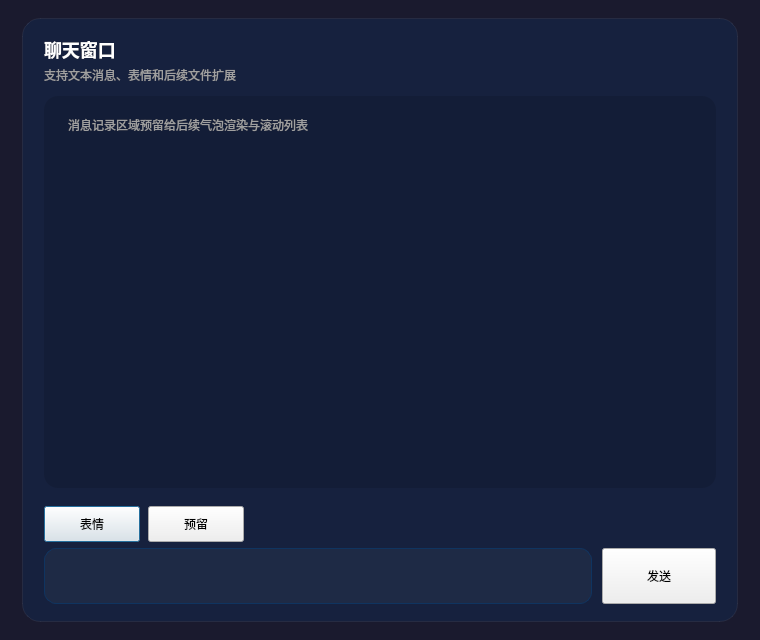
<?xml version="1.0" encoding="UTF-8"?>
<ui version="4.0">
 <class>ChatDialog</class>
 <widget class="QDialog" name="ChatDialog">
  <property name="geometry">
   <rect>
    <x>0</x>
    <y>0</y>
    <width>760</width>
    <height>640</height>
   </rect>
  </property>
  <property name="minimumSize">
   <size>
    <width>680</width>
    <height>560</height>
   </size>
  </property>
  <property name="windowTitle">
   <string>LanChat 聊天</string>
  </property>
  <property name="styleSheet">
   <string notr="true">QDialog#ChatDialog {
    background: #1a1a2e;
}
QFrame#frameChatShell {
    background: #16213e;
    border: 1px solid rgba(255,255,255,0.06);
    border-radius: 18px;
}
QFrame#frameMessageArea {
    background: rgba(0,0,0,0.12);
    border-radius: 14px;
}
QLabel#labelChatTitle {
    color: #ffffff;
    font-size: 18px;
    font-weight: bold;
}
QLabel#labelChatMeta, QLabel#labelHint {
    color: #a0a0a0;
}
QTextEdit#textEdit {
    background: #1e2a45;
    color: #e0e0e0;
    border: 1px solid #0f3460;
    border-radius: 12px;
    padding: 10px 12px;
}
QPushButton#pushButton_send {
    min-height: 40px;
}
QPushButton#pushButton_brow, QPushButton#pushButton_2 {
    min-height: 34px;
    min-width: 90px;
}
</string>
  </property>
  <widget class="QFrame" name="frameChatShell">
   <property name="geometry">
    <rect>
     <x>22</x>
     <y>18</y>
     <width>716</width>
     <height>604</height>
    </rect>
   </property>
   <widget class="QLabel" name="labelChatTitle">
    <property name="geometry">
     <rect>
      <x>22</x>
      <y>18</y>
      <width>260</width>
      <height>26</height>
     </rect>
    </property>
    <property name="text">
     <string>聊天窗口</string>
    </property>
   </widget>
   <widget class="QLabel" name="labelChatMeta">
    <property name="geometry">
     <rect>
      <x>22</x>
      <y>48</y>
      <width>420</width>
      <height>18</height>
     </rect>
    </property>
    <property name="text">
     <string>支持文本消息、表情和后续文件扩展</string>
    </property>
   </widget>
   <widget class="QFrame" name="frameMessageArea">
    <property name="geometry">
     <rect>
      <x>22</x>
      <y>78</y>
      <width>672</width>
      <height>392</height>
     </rect>
    </property>
    <widget class="QLabel" name="labelHint">
     <property name="geometry">
      <rect>
       <x>24</x>
       <y>20</y>
       <width>460</width>
       <height>18</height>
      </rect>
     </property>
     <property name="text">
      <string>消息记录区域预留给后续气泡渲染与滚动列表</string>
     </property>
    </widget>
   </widget>
   <widget class="QPushButton" name="pushButton_brow">
    <property name="geometry">
     <rect>
      <x>22</x>
      <y>488</y>
      <width>96</width>
      <height>34</height>
     </rect>
    </property>
    <property name="text">
     <string>表情</string>
    </property>
   </widget>
   <widget class="QPushButton" name="pushButton_2">
    <property name="geometry">
     <rect>
      <x>126</x>
      <y>488</y>
      <width>96</width>
      <height>34</height>
     </rect>
    </property>
    <property name="text">
     <string>预留</string>
    </property>
   </widget>
   <widget class="QTextEdit" name="textEdit">
    <property name="geometry">
     <rect>
      <x>22</x>
      <y>530</y>
      <width>548</width>
      <height>56</height>
     </rect>
    </property>
    <property name="maximumSize">
     <size>
      <width>16777215</width>
      <height>120</height>
     </size>
    </property>
    <property name="html">
     <string>&lt;!DOCTYPE HTML PUBLIC &quot;-//W3C//DTD HTML 4.0//EN&quot; &quot;http://www.w3.org/TR/REC-html40/strict.dtd&quot;&gt;
&lt;html&gt;&lt;head&gt;&lt;meta name=&quot;qrichtext&quot; content=&quot;1&quot; /&gt;&lt;style type=&quot;text/css&quot;&gt;
p, li { white-space: pre-wrap; }
&lt;/style&gt;&lt;/head&gt;&lt;body style=&quot; font-family:'Microsoft YaHei'; font-size:9pt; font-weight:400; font-style:normal;&quot;&gt;
&lt;p style=&quot;-qt-paragraph-type:empty; margin-top:0px; margin-bottom:0px; margin-left:0px; margin-right:0px; -qt-block-indent:0; text-indent:0px;&quot;&gt;&lt;br /&gt;&lt;/p&gt;&lt;/body&gt;&lt;/html&gt;</string>
    </property>
   </widget>
   <widget class="QPushButton" name="pushButton_send">
    <property name="geometry">
     <rect>
      <x>580</x>
      <y>530</y>
      <width>114</width>
      <height>56</height>
     </rect>
    </property>
    <property name="text">
     <string>发送</string>
    </property>
   </widget>
  </widget>
 </widget>
 <resources/>
 <connections/>
</ui>
